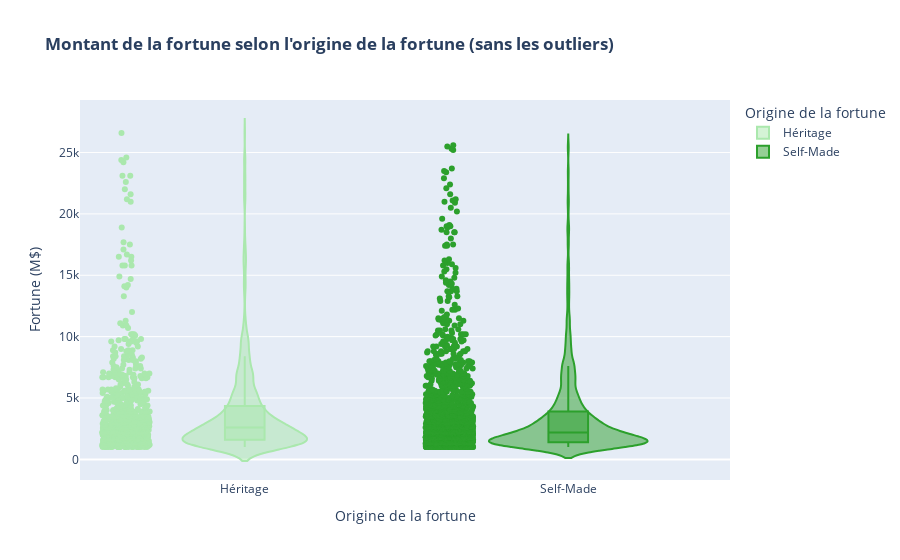

The notebook cell this image was saved under:
### Markdown cell above
La **médiane de fortune** est **identique chez les hommes et les femmes (≈ 2,3 milliards de dollars)**, ce qui peut surprendre. \
La **forme des distributions** est **relativement similaire**, mais la présence masculine est plus marquée dans toutes les tranches, ce qui reflète leur poids dans le dataset (87,2 %).

Si les écarts de dispersion ne sont pas flagrants dans les 98 % visualisés ici, les outliers invisibles sur ce graphique révèlent une asymétrie : 
- 1 seule femme atteint 80 Mds, 
- tandis que 10 hommes sont au-dessus et atteignent jusqu’à 211 Mds $.

Les **10 plus grandes fortunes** sont **exclusivement masculines** dans ce corpus.

### Code cell
# Répartition de la fortune selon l'origine de la fortune (filtrage : 98% des moins fortunés)

seuil = df_viz["Fortune (M$)"].quantile(0.98)
df_viz_98pct = df_viz[df_viz["Fortune (M$)"] <= seuil]

fig_violin = px.violin(
    df_viz_98pct, y="Fortune (M$)", 
    x="Origine de la fortune", 
    color="Origine de la fortune",
    title="<b>Montant de la fortune selon l'origine de la fortune (sans les outliers)<b>", 
    color_discrete_map={"Self-Made": "#2ca02c", "Héritage": "#aae8ad"}, 
    box=True, points="all"
)
fig_violin.show()

### Figure 1 — Plotly figure (JSON) as saved in the notebook; plotly's stock layout.template omitted (floating-point values rounded to 4 significant figures; data arrays with more than 128 entries replaced by an {"elided": "..."} marker saying what was removed)
{"data": [{"alignmentgroup": "True", "box": {"visible": true}, "hovertemplate": "Origine de la fortune=%{x}<br>Fortune (M$)=%{y}<extra></extra>", "legendgroup": "Héritage", "marker": {"color": "#aae8ad"}, "name": "Héritage", "offsetgroup": "Héritage", "orientation": "v", "points": "all", "scalegroup": "True", "showlegend": true, "type": "violin", "x": {"elided": "808 str values"}, "x0": " ", "xaxis": "x", "y": {"elided": "808 int values"}, "y0": " ", "yaxis": "y"}, {"alignmentgroup": "True", "box": {"visible": true}, "hovertemplate": "Origine de la fortune=%{x}<br>Fortune (M$)=%{y}<extra></extra>", "legendgroup": "Self-Made", "marker": {"color": "#2ca02c"}, "name": "Self-Made", "offsetgroup": "Self-Made", "orientation": "v", "points": "all", "scalegroup": "True", "showlegend": true, "type": "violin", "x": {"elided": "1779 str values"}, "x0": " ", "xaxis": "x", "y": {"elided": "1779 int values"}, "y0": " ", "yaxis": "y"}], "layout": {"legend": {"title": {"text": "Origine de la fortune"}, "tracegroupgap": 0}, "title": {"text": "<b>Montant de la fortune selon l'origine de la fortune (sans les outliers)<b>"}, "violinmode": "overlay", "xaxis": {"anchor": "y", "categoryarray": ["Héritage", "Self-Made"], "categoryorder": "array", "domain": [0, 1], "title": {"text": "Origine de la fortune"}}, "yaxis": {"anchor": "x", "domain": [0, 1], "title": {"text": "Fortune (M$)"}}}}
